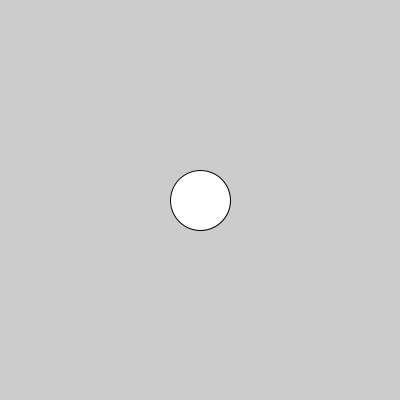
Frame 1 (no input)
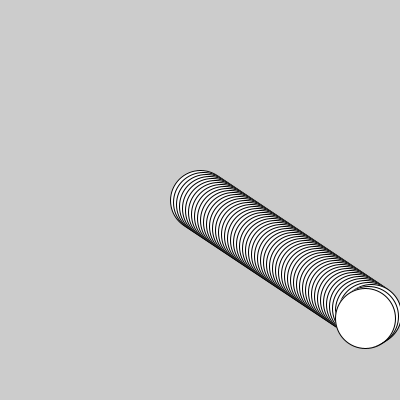
Frame 60 (the mouse pressed at the canvas centre just before this capture)
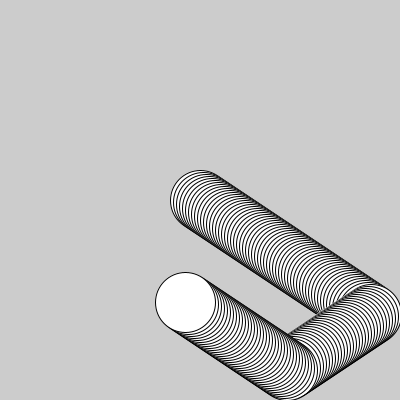
Frame 120 (the mouse held since frame 60 and released just before this capture)

The Processing sketch that drew these frames (run headless with seeded random() and noise(); from frame 60 on, the mouse is pressed at the canvas centre):

// Processing sketch: processing_47927
// ── processing_47927.pde


      int movex, movey, velx,vely;
void setup(){
  size(400,400);
  smooth();
  movex = width/2;
  movey = width/2;
  velx = 3;
  vely = 2;
}
void animate(){
ellipse(movex,movey,60,60);
movex = movex+velx; 
movey = movey+vely;
if(movex+30 >= width || movex-30<= 0){
velx = velx * -1;
}
if(movey+30 >= height || movey-30 <= 0){
  vely = vely * -1;
}
}
void draw(){
  animate();
}          
                
